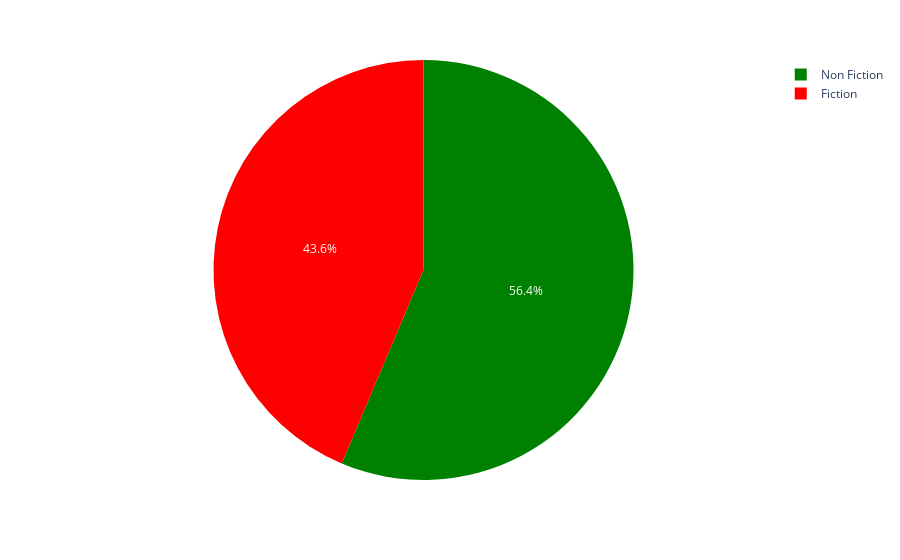

The code cell stored with this chart in its notebook:
### Code cell
fig=px.pie(genre_data, values='count', names='genre', color_discrete_sequence=['green','red'])
fig.show()

### Figure 1 — Plotly figure (JSON) as saved in the notebook; plotly's stock layout.template omitted (floating-point values rounded to 4 significant figures)
{"data": [{"domain": {"x": [0, 1], "y": [0, 1]}, "hovertemplate": "genre=%{label}<br>count=%{value}<extra></extra>", "labels": ["Non Fiction", "Fiction"], "legendgroup": "", "name": "", "showlegend": true, "type": "pie", "values": [310, 240]}], "layout": {"legend": {"tracegroupgap": 0}, "margin": {"t": 60}, "piecolorway": ["green", "red"]}}
